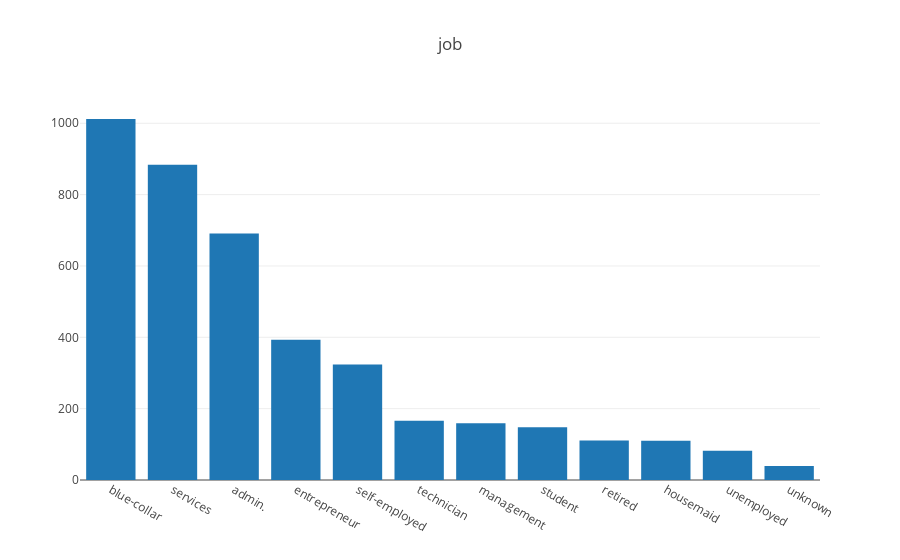
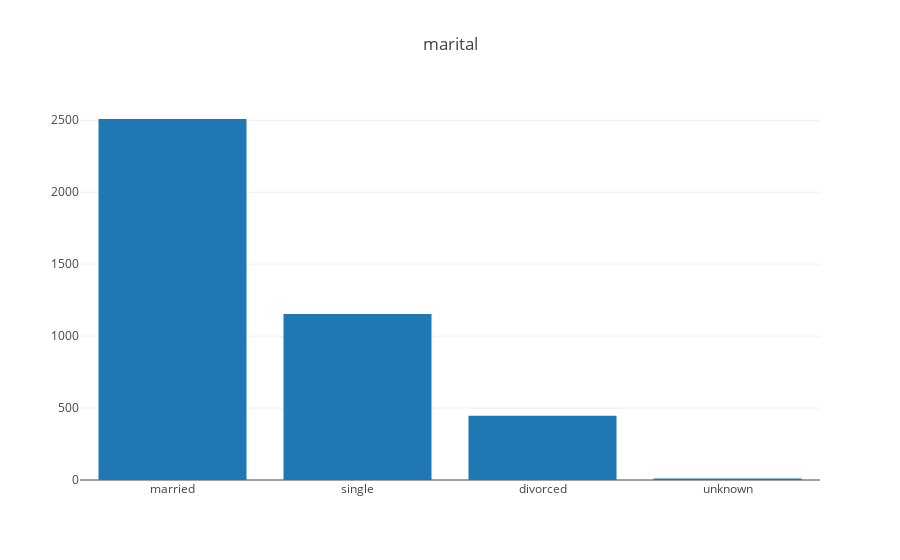
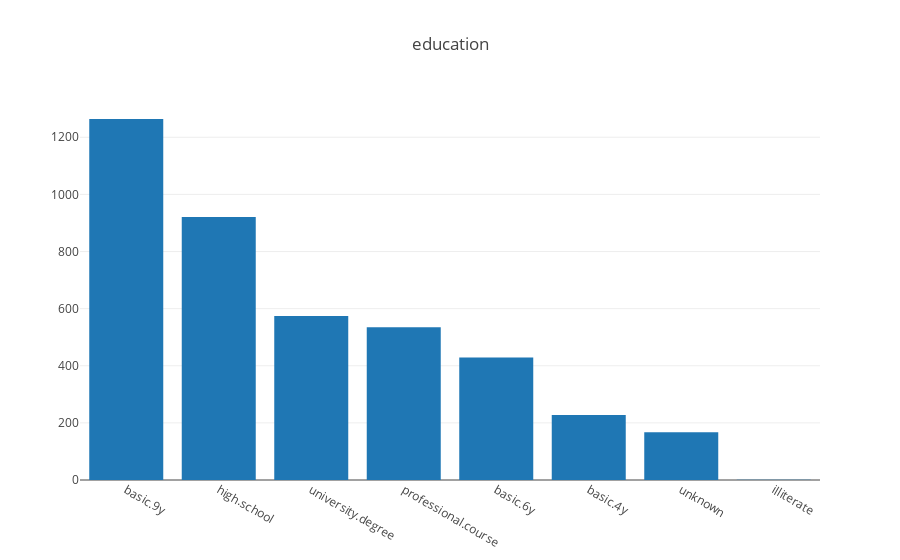
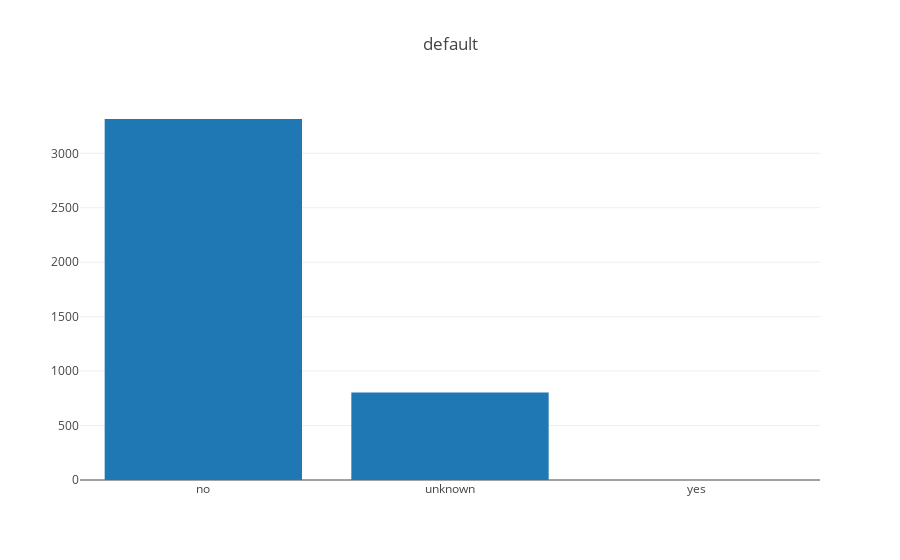

The notebook cell saved with these charts, in order:
### Code cell
for cat_column in cat_columns:
    vals = df[cat_column].value_counts().tolist()
    labels = list(df[cat_column].unique())
    
    data = [go.Bar(x=labels, y=vals)]
    layout = go.Layout(title=cat_column)
    fig = go.Figure(data=data, layout=layout)
    iplot(fig)

### Figure 1 — Plotly figure (JSON) as saved in the notebook; plotly's stock layout.template omitted (floating-point values rounded to 4 significant figures)
{"data": [{"type": "bar", "uid": "0ba0e6fd-b18a-4e08-ba2e-69642b0a8dad", "x": ["blue-collar", "services", "admin.", "entrepreneur", "self-employed", "technician", "management", "student", "retired", "housemaid", "unemployed", "unknown"], "y": [1012, 884, 691, 393, 324, 166, 159, 148, 111, 110, 82, 39]}], "layout": {"title": {"text": "job"}}}

### Figure 2 — Plotly figure (JSON) as saved in the notebook; plotly's stock layout.template omitted (floating-point values rounded to 4 significant figures)
{"data": [{"type": "bar", "uid": "742af62e-c391-422d-a395-3a94ddc21d4f", "x": ["married", "single", "divorced", "unknown"], "y": [2509, 1153, 446, 11]}], "layout": {"title": {"text": "marital"}}}

### Figure 3 — Plotly figure (JSON) as saved in the notebook; plotly's stock layout.template omitted (floating-point values rounded to 4 significant figures)
{"data": [{"type": "bar", "uid": "24d93ec0-c81e-4d4e-b2ff-de2a3e8410e3", "x": ["basic.9y", "high.school", "university.degree", "professional.course", "basic.6y", "basic.4y", "unknown", "illiterate"], "y": [1264, 921, 574, 535, 429, 228, 167, 1]}], "layout": {"title": {"text": "education"}}}

### Figure 4 — Plotly figure (JSON) as saved in the notebook; plotly's stock layout.template omitted (floating-point values rounded to 4 significant figures)
{"data": [{"type": "bar", "uid": "d67298ec-67fd-4f29-82ed-16701e84186f", "x": ["no", "unknown", "yes"], "y": [3315, 803, 1]}], "layout": {"title": {"text": "default"}}}
